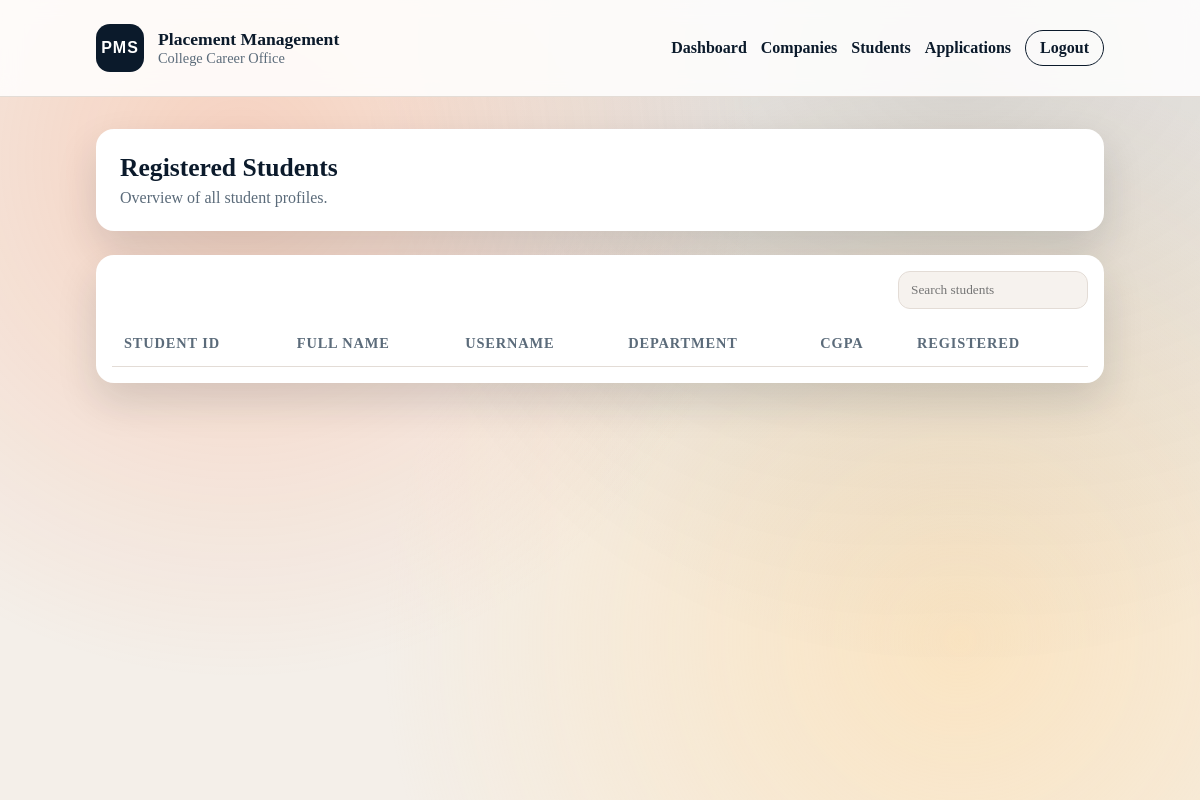
Page /admin/students (signed in) on the earlier database version.
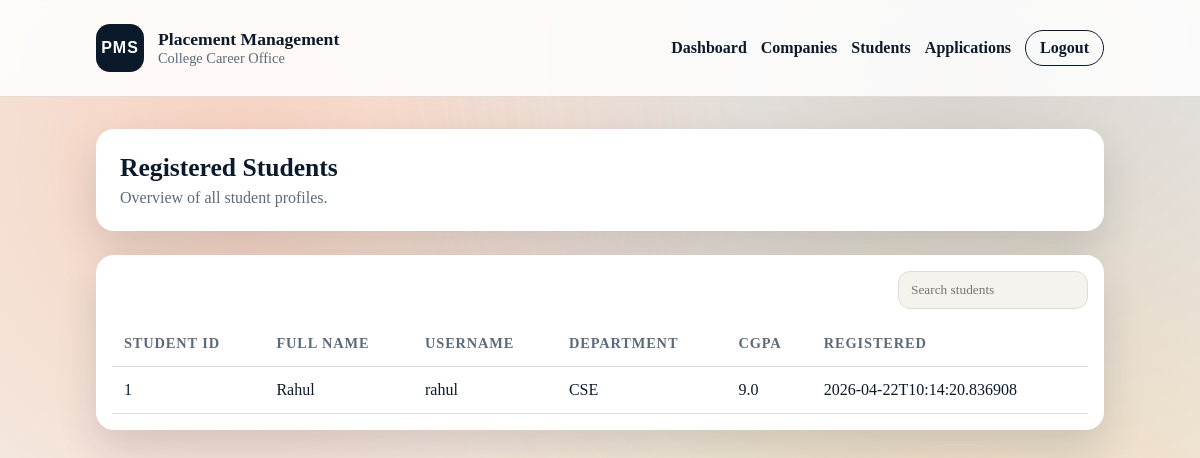
Same page on the later database version.
### tables this page shows
CREATE TABLE users (
            user_id INTEGER PRIMARY KEY AUTOINCREMENT,
            stud_id INTEGER UNIQUE,
            u_name TEXT UNIQUE,
            pass_hash TEXT,
            role TEXT,
            full_name TEXT,
            dept TEXT,
            cgpa REAL,
            created_at TEXT
        );

### app.py (the view)
@app.route("/admin/students")
@login_required("Admin")
def admin_students():
    db = get_db()
    students = db.execute(
        "SELECT stud_id, u_name, full_name, dept, cgpa, created_at FROM users WHERE role = 'Student' ORDER BY full_name"
    ).fetchall()
    return render_template("students.html", students=students)

### app.py (called while the page is built)
def get_db():
    if "db" not in g:
        g.db = sqlite3.connect(DB_PATH)
        g.db.row_factory = sqlite3.Row
    return g.db

def table_has_column(table: str, column: str) -> bool:
    db = get_db()
    cur = db.execute(f"PRAGMA table_info({table})")
    return any(row["name"] == column for row in cur.fetchall())

@app.before_request
def _ensure_db():
    init_db()

def login_required(role: str | None = None):
    def decorator(fn):
        @wraps(fn)
        def wrapper(*args, **kwargs):
            if "user_id" not in session:
                return redirect(url_for("login"))
            if role and session.get("role") != role:
                return redirect(url_for("dashboard"))
            return fn(*args, **kwargs)
        return wrapper
    return decorator

### templates/students.html
{% extends 'base.html' %}
{% block content %}
<section class="panel">
  <div class="panel-header">
    <h1>Registered Students</h1>
    <p>Overview of all student profiles.</p>
  </div>
</section>
<section class="table-wrap">
  <div class="table-toolbar">
    <input type="text" placeholder="Search students" data-search="students" />
  </div>
  <table class="table" data-table="students">
    <thead>
      <tr>
        <th>Student ID</th>
        <th>Full name</th>
        <th>Username</th>
        <th>Department</th>
        <th>CGPA</th>
        <th>Registered</th>
      </tr>
    </thead>
    <tbody>
      {% for s in students %}
      <tr>
        <td>{{ s.stud_id }}</td>
        <td>{{ s.full_name or '-' }}</td>
        <td>{{ s.u_name }}</td>
        <td>{{ s.dept or '-' }}</td>
        <td>{{ s.cgpa or '-' }}</td>
        <td>{{ s.created_at or '-' }}</td>
      </tr>
      {% endfor %}
    </tbody>
  </table>
</section>
{% endblock %}

### templates/base.html (shortened to what this page needs)
<!doctype html>
<html lang="en">
<head>
  <link rel="stylesheet" href="{{ url_for('static', filename='styles.css') }}" />
</head>
<body>
  <div class="bg"></div>
  <header class="site-header">
    <div class="brand">
      <div class="brand-mark">PMS</div>
      <div>
        <div class="brand-title">Placement Management</div>
        <div class="brand-sub">College Career Office</div>
      </div>
    </div>
    <nav class="nav">
      {% if session.get('user_id') %}
        {% if session.get('role') == 'Admin' %}
          <a href="{{ url_for('admin_dashboard') }}">Dashboard</a>
          <a href="{{ url_for('admin_companies') }}">Companies</a>
          <a href="{{ url_for('admin_students') }}">Students</a>
          <a href="{{ url_for('admin_applications') }}">Applications</a>
        {% else %}
          <a href="{{ url_for('student_dashboard') }}">Dashboard</a>
          <a href="{{ url_for('student_companies') }}">Companies</a>
          <a href="{{ url_for('student_applications') }}">My Applications</a>
        {% endif %}
        <a href="{{ url_for('logout') }}" class="pill">Logout</a>
      {% else %}
        <a href="{{ url_for('login') }}">Login</a>
        <a href="{{ url_for('register') }}" class="pill">Register</a>
      {% endif %}
    </nav>
  </header>
  <main class="container">
    {% block content %}{% endblock %}
  </main>
</body>
</html>

### static/styles.css (style rules this page uses)
:root { --ink: #0b1a2b; --muted: #5b6b7a; --accent: #ff7a45; --accent-dark: #cc5a2f; --surface: #ffffff; --surface-alt: #f6f2ee; --line: #e3dcd6; --shadow: 0 18px 40px rgba(13, 26, 43, 0.14); }
* { box-sizing: border-box; }
body { margin: 0; font-family: "Palatino Linotype", "Book Antiqua", Palatino, serif; color: var(--ink); background: #f4efe9; min-height: 100vh; }
.site-header { display: flex; align-items: center; justify-content: space-between; padding: 24px 8vw; border-bottom: 1px solid var(--line); background: rgba(255, 255, 255, 0.85); backdrop-filter: blur(10px); }
.brand { display: flex; align-items: center; gap: 14px; }
.brand-mark { width: 48px; height: 48px; border-radius: 14px; background: var(--ink); color: #fff; display: grid; place-items: center; font-weight: 700; letter-spacing: 1px; font-family: "Trebuchet MS", "Lucida Sans Unicode", "Lucida Grande", sans-serif; }
.brand-title { font-size: 1.1rem; font-weight: 700; }
.brand-sub { color: var(--muted); font-size: 0.9rem; }
.nav { display: flex; gap: 14px; align-items: center; }
.nav a { text-decoration: none; color: var(--ink); font-weight: 600; }
.nav .pill { padding: 8px 14px; border-radius: 999px; border: 1px solid var(--ink); }
.container { padding: 32px 8vw 64px; }
.panel { background: var(--surface); padding: 24px; border-radius: 18px; box-shadow: var(--shadow); margin-bottom: 24px; }
.panel-header h1 { margin: 0 0 6px; font-size: 1.6rem; }
.panel-header p { margin: 0; color: var(--muted); }
input, select { padding: 10px 12px; border-radius: 12px; border: 1px solid var(--line); background: var(--surface-alt); font-family: inherit; }
.table-wrap { background: var(--surface); border-radius: 18px; padding: 16px; box-shadow: var(--shadow); overflow-x: auto; }
.table { width: 100%; border-collapse: collapse; }
.table th, .table td { padding: 14px 12px; border-bottom: 1px solid var(--line); text-align: left; }
.table th { font-weight: 700; color: var(--muted); font-size: 0.9rem; text-transform: uppercase; letter-spacing: 0.06em; }
.table-toolbar { display: flex; justify-content: flex-end; margin-bottom: 12px; }

Differences in the rows shown:
added users: stud_id "1", full_name "Rahul", u_name "rahul", dept "CSE", cgpa "9.0", created_at "2026-04-22T10:14:20.836908"
